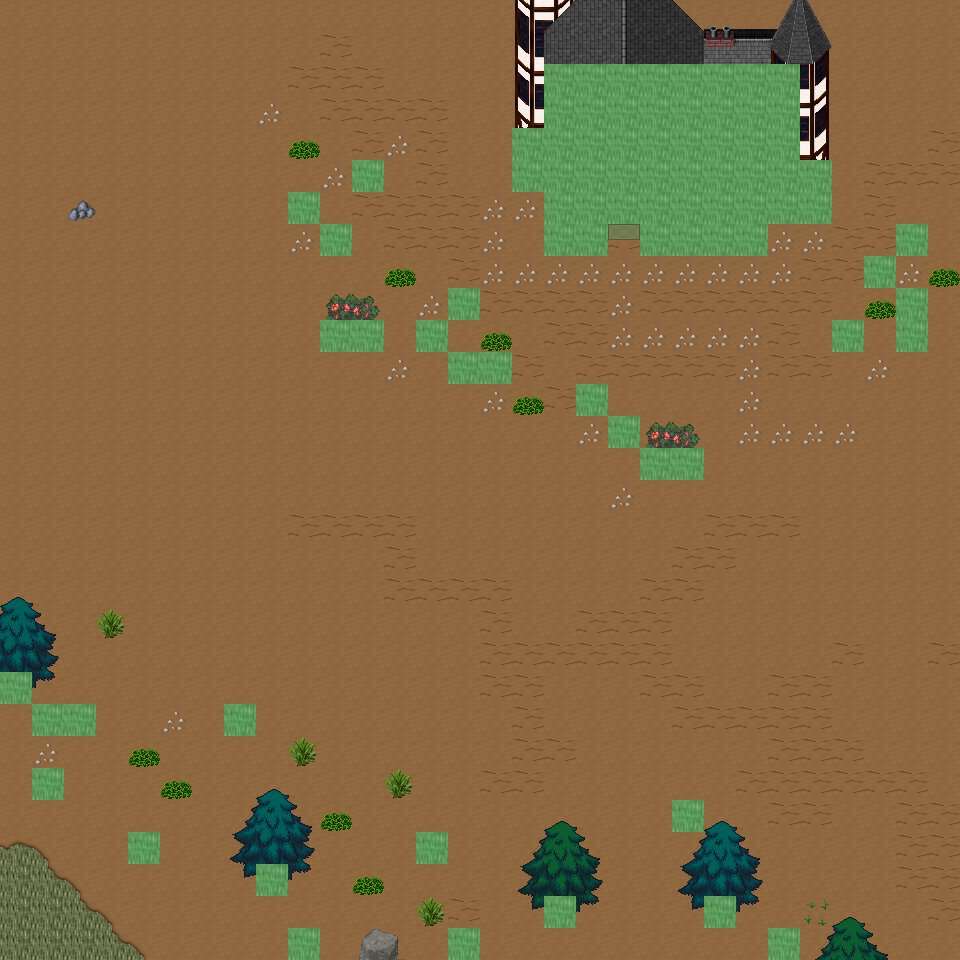

Rendered tile map (Tiled .tmx) drawn with the repository's tilesets; below, a short description and the map source with its tile grids summarised:
An orthogonal 30x30 tile map with 32x32 px tiles, 6 tile layers (Ground, Object, Object2, Above, ...), 23 tilesets and 8 objects (8x mapExit).

<map version="1.0" orientation="orthogonal" renderorder="right-down" width="30" height="30" tilewidth="32" tileheight="32" nextobjectid="9">
  <tileset firstgid="1" name="tileset_ground_ground" tilewidth="32" tileheight="32" tilecount="33" columns="3">
    <image source="../drawable/tileset_ground_ground.png" width="96" height="352" />
  </tileset>
  <tileset firstgid="34" name="tileset_ground_ridge_earth_dark" tilewidth="32" tileheight="32" tilecount="96" columns="12">
    <image source="../drawable/tileset_ground_ridge_earth_dark.png" width="384" height="256" />
  </tileset>
  <tileset firstgid="130" name="tileset_logic_collision" tilewidth="32" tileheight="32" tilecount="1" columns="1">
    <image source="../drawable/tileset_logic_collision.png" width="32" height="32" />
  </tileset>
  <tileset firstgid="131" name="tileset_logic_creature_animal" tilewidth="32" tileheight="32" tilecount="32" columns="8">
    <image source="../drawable/tileset_logic_creature_animal.png" width="256" height="128" />
  </tileset>
  <tileset firstgid="163" name="tileset_ground_earth_edges" tilewidth="32" tileheight="32" tilecount="18" columns="6">
    <image source="../drawable/tileset_ground_earth_edges.png" width="192" height="96" />
  </tileset>
  <tileset firstgid="181" name="tileset_plant_grasses" tilewidth="32" tileheight="32" tilecount="6" columns="3">
    <image source="../drawable/tileset_plant_grasses.png" width="96" height="64" />
  </tileset>
  <tileset firstgid="187" name="tileset_ground_earth_edges_yellowgreen" tilewidth="32" tileheight="32" tilecount="15" columns="5">
    <image source="../drawable/tileset_ground_earth_edges_yellowgreen.png" width="160" height="96" />
  </tileset>
  <tileset firstgid="202" name="tileset_ground_grass_corners" tilewidth="32" tileheight="32" tilecount="24" columns="6">
    <image source="../drawable/tileset_ground_grass_corners.png" width="192" height="128" />
  </tileset>
  <tileset firstgid="226" name="tileset_plant_tree_tree_darkgreen" tilewidth="32" tileheight="32" tilecount="88" columns="8">
    <image source="../drawable/tileset_plant_tree_tree_darkgreen.png" width="256" height="352" />
  </tileset>
  <tileset firstgid="314" name="tileset_plant_tree_evergreen" tilewidth="32" tileheight="32" tilecount="36" columns="3">
    <image source="../drawable/tileset_plant_tree_evergreen.png" width="96" height="384" />
  </tileset>
  <tileset firstgid="350" name="tileset_plant_bush_various_small" tilewidth="32" tileheight="32" tilecount="9" columns="3">
    <image source="../drawable/tileset_plant_bush_various_small.png" width="96" height="96" />
  </tileset>
  <tileset firstgid="359" name="tileset_plant_bush_bushes" tilewidth="32" tileheight="32" tilecount="10" columns="5">
    <image source="../drawable/tileset_plant_bush_bushes.png" width="160" height="64" />
  </tileset>
  <tileset firstgid="369" name="tileset_building_decoration_rocks" tilewidth="32" tileheight="32" tilecount="6" columns="3">
    <image source="../drawable/tileset_building_decoration_rocks.png" width="96" height="64" />
  </tileset>
  <tileset firstgid="375" name="tileset_ground_stonecircle" tilewidth="32" tileheight="32" tilecount="81" columns="9">
    <image source="../drawable/tileset_ground_stonecircle.png" width="288" height="288" />
  </tileset>
  <tileset firstgid="456" name="tileset_ground_rock_rocks" tilewidth="32" tileheight="32" tilecount="4" columns="2">
    <image source="../drawable/tileset_ground_rock_rocks.png" width="64" height="64" />
  </tileset>
  <tileset firstgid="460" name="tileset_building_decoration_orbpedestal" tilewidth="32" tileheight="32" tilecount="2" columns="1">
    <image source="../drawable/tileset_building_decoration_orbpedestal.png" width="32" height="64" />
  </tileset>
  <tileset firstgid="462" name="tileset_building_house_chalet" tilewidth="32" tileheight="32" tilecount="56" columns="7">
    <image source="../drawable/tileset_building_house_chalet.png" width="224" height="256" />
  </tileset>
  <tileset firstgid="518" name="tileset_building_tower_chalet" tilewidth="32" tileheight="32" tilecount="16" columns="2">
    <image source="../drawable/tileset_building_tower_chalet.png" width="64" height="256" />
  </tileset>
  <tileset firstgid="534" name="tileset_plant_bush_bush_pinks" tilewidth="32" tileheight="32" tilecount="4" columns="2">
    <image source="../drawable/tileset_plant_bush_bush_pinks.png" width="64" height="64" />
  </tileset>
  <tileset firstgid="538" name="tileset_ground_dry_grass" tilewidth="32" tileheight="32" tilecount="54" columns="9">
    <image source="../drawable/tileset_ground_dry_grass.png" width="288" height="192" />
  </tileset>
  <tileset firstgid="592" name="tileset_object_rock_pillars_stone" tilewidth="32" tileheight="32" tilecount="36" columns="6">
    <image source="../drawable/tileset_object_rock_pillars_stone.png" width="192" height="192" />
  </tileset>
  <tileset firstgid="628" name="tileset_building_door_brown_door" tilewidth="32" tileheight="32" tilecount="3" columns="1">
    <image source="../drawable/tileset_building_door_brown_door.png" width="32" height="96" />
  </tileset>
  <tileset firstgid="631" name="tileset_logic_creature_fowl" tilewidth="32" tileheight="32" tilecount="6" columns="6">
    <image source="../drawable/tileset_logic_creature_fowl.png" width="192" height="32" />
  </tileset>
  <layer name="Ground" width="30" height="30">
    <data>[900 cells, 900 non-empty, 8 distinct tile ids]</data>
  </layer>
  <layer name="Object" width="30" height="30">
    <data>[900 cells, 257 non-empty, 48 distinct tile ids]</data>
  </layer>
  <layer name="Object2" width="30" height="30">
    <data>[900 cells, 21 non-empty, 16 distinct tile ids]</data>
  </layer>
  <layer name="Above" width="30" height="30">
    <data>[900 cells, 86 non-empty, 46 distinct tile ids]</data>
  </layer>
  <layer name="Above2" width="30" height="30">
    <data>[900 cells, 9 non-empty, 8 distinct tile ids]</data>
  </layer>
  <layer name="Walkable" width="30" height="30">
    <data>[900 cells, 82 non-empty, 1 distinct tile ids]</data>
  </layer>
  <objectgroup name="MapEvents">
    <object id="1" name="north" type="mapExit" x="0" y="0" width="960" height="32">
      <properties>
        <property name="map" value="level_0_x173_y10" />
        <property name="x" value="0" />
        <property name="y" value="28" />
      </properties>
    </object>
    <object id="2" name="south" type="mapExit" x="0" y="928" width="288" height="32">
      <properties>
        <property name="map" value="level_0_x173_y12" />
        <property name="x" value="0" />
        <property name="y" value="1" />
      </properties>
    </object>
    <object id="3" name="south2" type="mapExit" x="320" y="928" width="128" height="32">
      <properties>
        <property name="map" value="level_0_x173_y12" />
        <property name="x" value="10" />
        <property name="y" value="1" />
      </properties>
    </object>
    <object id="4" name="south3" type="mapExit" x="480" y="928" width="288" height="32">
      <properties>
        <property name="map" value="level_0_x173_y12" />
        <property name="x" value="15" />
        <property name="y" value="1" />
      </properties>
    </object>
    <object id="5" name="south4" type="mapExit" x="800" y="928" width="160" height="32">
      <properties>
        <property name="map" value="level_0_x173_y12" />
        <property name="x" value="25" />
        <property name="y" value="1" />
      </properties>
    </object>
    <object id="6" name="west" type="mapExit" x="0" y="0" width="32" height="672">
      <properties>
        <property name="map" value="level_0_x172_y11" />
        <property name="x" value="28" />
        <property name="y" value="0" />
      </properties>
    </object>
    </objectgroup>
</map>
<!-- 2 of 8 objects omitted -->
